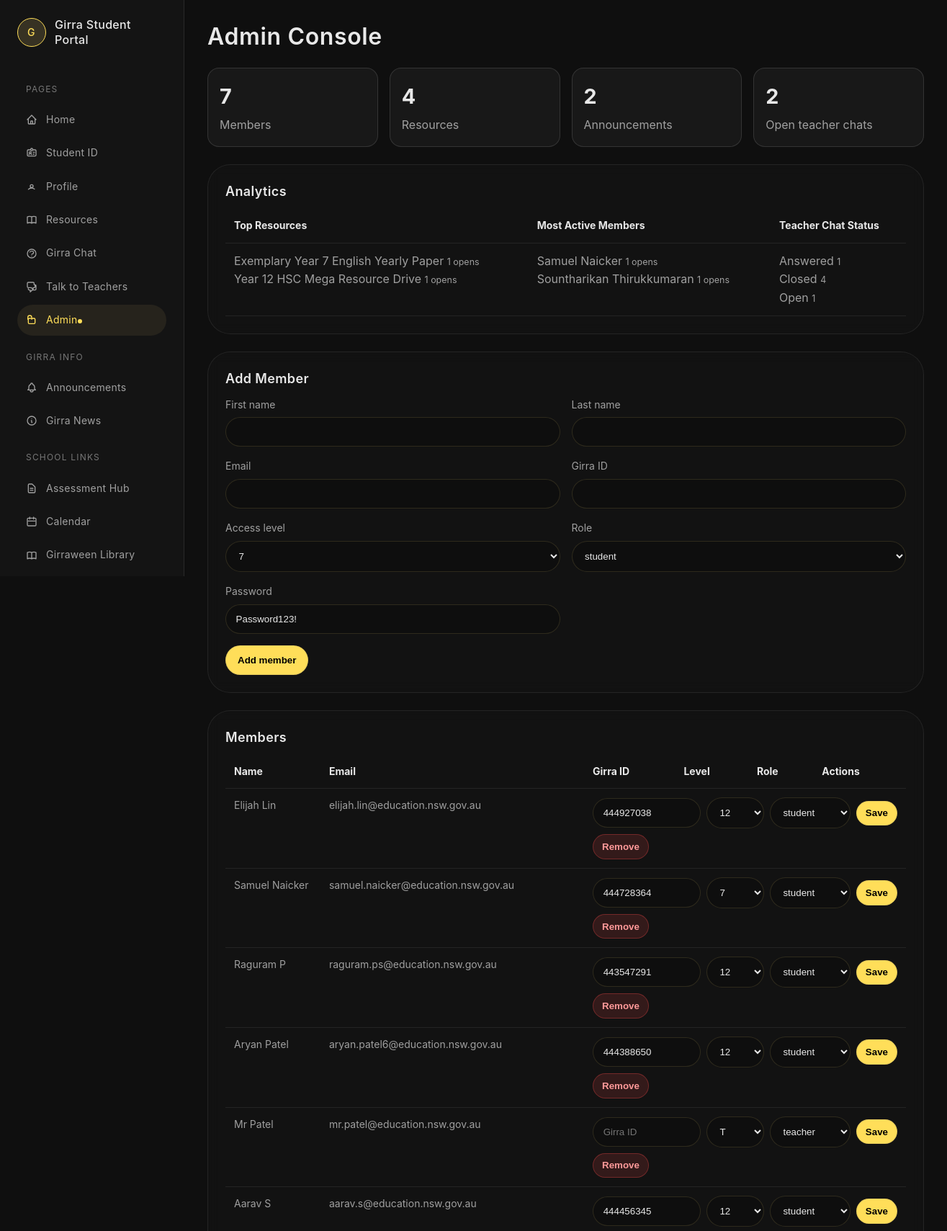
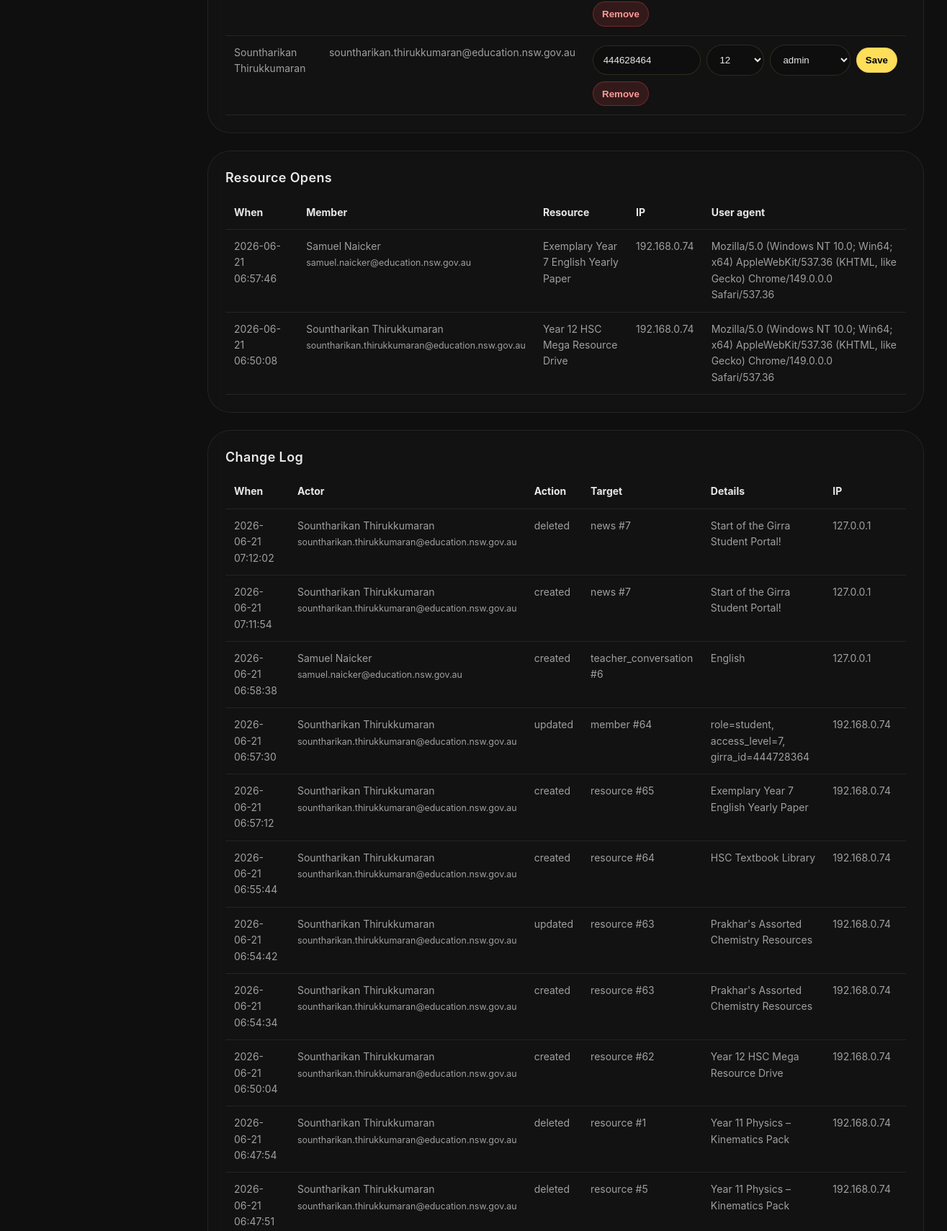
/admin (signed in, upper part), run on the app's committed database (2 pictures, top to bottom).
### tables this page shows
CREATE TABLE resources (
    id INTEGER PRIMARY KEY AUTOINCREMENT,
    title TEXT NOT NULL,
    description TEXT,
    drive_url TEXT NOT NULL,
    subject TEXT NOT NULL,
    min_level TEXT NOT NULL CHECK(min_level IN ('7','8','9','10','11','12','T')),
    created_at TEXT DEFAULT (datetime('now'))
, created_by INTEGER);

CREATE TABLE users (
    id INTEGER PRIMARY KEY AUTOINCREMENT,
    first_name TEXT NOT NULL,
    last_name TEXT NOT NULL,
    email TEXT NOT NULL UNIQUE,
    password_hash TEXT NOT NULL,
    access_level TEXT NOT NULL CHECK(access_level IN ('7','8','9','10','11','12','T')),
    created_at TEXT DEFAULT (datetime('now'))
, student_number TEXT, role TEXT NOT NULL DEFAULT 'student');

CREATE TABLE resource_access (
    id INTEGER PRIMARY KEY AUTOINCREMENT,
    user_id INTEGER NOT NULL,
    resource_id INTEGER NOT NULL,
    ip_address TEXT,
    user_agent TEXT,
    accessed_at TEXT DEFAULT (datetime('now')),
    FOREIGN KEY (user_id) REFERENCES users(id),
    FOREIGN KEY (resource_id) REFERENCES resources(id)
);

CREATE TABLE audit_log (
    id INTEGER PRIMARY KEY AUTOINCREMENT,
    actor_id INTEGER,
    action TEXT NOT NULL,
    target_type TEXT NOT NULL,
    target_id INTEGER,
    details TEXT,
    ip_address TEXT,
    created_at TEXT DEFAULT (datetime('now')),
    FOREIGN KEY (actor_id) REFERENCES users(id)
);

### app.py (the view, shortened to what this page needs)
@app.route('/admin', methods=['GET', 'POST'])
def admin_dashboard():
    blocked = require_admin()
    if blocked:
        return blocked
    conn = get_db()
    cur = conn.cursor()
    cur.execute("SELECT id, first_name, last_name, email, student_number, access_level, role, created_at FROM users ORDER BY last_name, first_name")
    members = cur.fetchall()
    cur.execute("""
        SELECT resource_access.*, users.first_name, users.last_name, users.email, resources.title
        FROM resource_access
        JOIN users ON users.id = resource_access.user_id
        JOIN resources ON resources.id = resource_access.resource_id
        ORDER BY accessed_at DESC
        LIMIT 100
    """)
    access_logs = cur.fetchall()
    cur.execute("""
        SELECT audit_log.*, users.first_name, users.last_name, users.email
        FROM audit_log
        LEFT JOIN users ON users.id = audit_log.actor_id
        ORDER BY audit_log.created_at DESC
        LIMIT 100
    """)
    audit_logs = cur.fetchall()
    cur.execute("SELECT COUNT(*) AS count FROM users")
    total_members = cur.fetchone()["count"]
    cur.execute("SELECT COUNT(*) AS count FROM resources")
    total_resources = cur.fetchone()["count"]
    cur.execute("SELECT COUNT(*) AS count FROM content_items WHERE content_type = 'announcement'")
    total_announcements = cur.fetchone()["count"]
    cur.execute("SELECT COUNT(*) AS count FROM teacher_conversations WHERE status != 'closed'")
    open_conversations = cur.fetchone()["count"]
    cur.execute("""
        SELECT resources.title, COUNT(resource_access.id) AS open_count
        FROM resource_access
        JOIN resources ON resources.id = resource_access.resource_id
        GROUP BY resources.id
        ORDER BY open_count DESC, resources.title
        LIMIT 5
    """)
    top_resources = cur.fetchall()
    cur.execute("""
        SELECT users.first_name, users.last_name, users.email, COUNT(resource_access.id) AS open_count
        FROM resource_access
        JOIN users ON users.id = resource_access.user_id
        GROUP BY users.id
        ORDER BY open_count DESC, users.last_name
        LIMIT 5
    """)
    active_users = cur.fetchall()
    cur.execute("""
        SELECT status, COUNT(*) AS count
        FROM teacher_conversations
        GROUP BY status
        ORDER BY status
    """)
    conversation_stats = cur.fetchall()
    conn.close()
    return render_template(
        'admin.html',
        members=members,
        access_logs=access_logs,
        audit_logs=audit_logs,
        total_members=total_members,
        total_resources=total_resources,
        total_announcements=total_announcements,
        open_conversations=open_conversations,
        top_resources=top_resources,
        active_users=active_users,
        conversation_stats=conversation_stats,
        levels=LEVEL_ORDER.keys()
    )

### templates/admin.html (shortened to what this page needs)
<!DOCTYPE html>
<html lang="en">
<head>
    <link rel="stylesheet" href="{{ url_for('static', filename='styles/global.css') }}">
    <link rel="stylesheet" href="{{ url_for('static', filename='styles/home.css') }}">
    <link rel="stylesheet" href="{{ url_for('static', filename='styles/pages.css') }}">
</head>
<body>
    <div class="dashboard">
        {% include 'sidebar.html' %}
        <main class="main-content">
            <div class="page-container admin-page">
                <h1 class="page-title">Admin Console</h1>
                <div class="stats-grid">
                    <div class="stat-card">
                        <strong>{{ total_members }}</strong>
                        <span class="muted-text">Members</span>
                    </div>
                    <div class="stat-card">
                        <strong>{{ total_resources }}</strong>
                        <span class="muted-text">Resources</span>
                    </div>
                    <div class="stat-card">
                        <strong>{{ total_announcements }}</strong>
                        <span class="muted-text">Announcements</span>
                    </div>
                    <div class="stat-card">
                        <strong>{{ open_conversations }}</strong>
                        <span class="muted-text">Open teacher chats</span>
                    </div>
                </div>
                <div class="info-panel">
                    <h3>Analytics</h3>
                    <div class="table-scroll">
                        <table class="portal-table">
                            <thead>
                                <tr>
                                    <th>Top Resources</th>
                                    <th>Most Active Members</th>
                                    <th>Teacher Chat Status</th>
                                </tr>
                            </thead>
                            <tbody>
                                <tr>
                                    <td>
                                        {% for resource in top_resources %}
                                        <p>{{ resource.title }} <span>{{ resource.open_count }} opens</span></p>
                                        {% else %}
                                        <p>No resource opens yet.</p>
                                        {% endfor %}
                                    </td>
                                    <td>
                                        {% for user in active_users %}
                                        <p>{{ user.first_name }} {{ user.last_name }} <span>{{ user.open_count }} opens</span></p>
                                        {% else %}
                                        <p>No activity yet.</p>
                                        {% endfor %}
                                    </td>
                                    <td>
                                        {% for row in conversation_stats %}
                                        <p>{{ row.status|title }} <span>{{ row.count }}</span></p>
                                        {% else %}
                                        <p>No teacher chats yet.</p>
                                        {% endfor %}
                                    </td>
                                </tr>
                            </tbody>
                        </table>
                    </div>
                </div>
                <div class="info-panel">
                    <h3>Add Member</h3>
                    <form class="portal-form" method="post">
                        <div class="form-grid-2">
                            <label>First name
                                <input name="first_name" required>
                            </label>
                            <label>Last name
                                <input name="last_name" required>
                            </label>
                            <label>Email
                                <input name="email" type="email" required>
                            </label>
                            <label>Girra ID
                                <input name="student_number">
                            </label>
                            <label>Access level
                                <select name="access_level">
                                    {% for level in levels %}
                                    <option value="{{ level }}">{{ level }}</option>
                                    {% endfor %}
                                </select>
                            </label>
                            <label>Role
                                <select name="role">
                                    <option value="student">student</option>
                                </select>
                            </label>
                            <label>Password
                                <input name="password" value="Password123!">
                            </label>
                        </div>
                        <button class="portal-button" type="submit">Add member</button>
                    </form>
                </div>
                <div class="info-panel">
                    <h3>Members</h3>
                    <div class="table-scroll">
                        <table class="portal-table">
                            <thead>
                                <tr>
                                    <th>Name</th>
                                    <th>Email</th>
                                    <th>Girra ID</th>
                                    <th>Level</th>
                                    <th>Role</th>
                                    <th>Actions</th>
                                </tr>
                            </thead>
                            <tbody>
                                {% for member in members %}
                                <tr>
                                    <td>{{ member.first_name }} {{ member.last_name }}</td>
                                    <td>{{ member.email }}</td>
                                    <td colspan="4">
                                        <form class="table-form" method="post">
                                            <input name="student_number" value="{{ member.student_number or '' }}" placeholder="Girra ID">
                                            <select name="access_level">
                                                {% for level in levels %}
                                                <option value="{{ level }}" {% if member.access_level == level %}selected{% endif %}>{{ level }}</option>
                                                {% endfor %}
                                            </select>
                                            <select name="role">
                                                {% for role in ['student','teacher','admin'] %}
                                                <option value="{{ role }}" {% if member.role == role %}selected{% endif %}>{{ role }}</option>
                                                {% endfor %}
                                            </select>
                                            <button class="small-button" type="submit">Save</button>
                                        </form>
                                        <form class="inline-form" method="post">
                                            <button class="small-button danger" type="submit">Remove</button>
                                        </form>
                                    </td>
                                </tr>
                                {% endfor %}
                            </tbody>
                        </table>
                    </div>
                </div>
                <div class="info-panel">
                    <h3>Resource Opens</h3>
                    <div class="table-scroll">
                        <table class="portal-table">
                            <thead>
                                <tr>
                                    <th>When</th>
                                    <th>Member</th>
                                    <th>Resource</th>
                                    <th>IP</th>
                                    <th>User agent</th>
                                </tr>
                            </thead>
                            <tbody>
                                {% for log in access_logs %}
                                <tr>
                                    <td>{{ log.accessed_at }}</td>
                                    <td>{{ log.first_name }} {{ log.last_name }}<br><span>{{ log.email }}</span></td>
                                    <td>{{ log.title }}</td>
                                    <td>{{ log.ip_address }}</td>
                                    <td>{{ log.user_agent }}</td>
                                </tr>
                                {% else %}
                                <tr><td colspan="5">No resource opens logged yet.</td></tr>
                                {% endfor %}
                            </tbody>
                        </table>
                    </div>
                </div>
                <div class="info-panel">
                    <h3>Change Log</h3>
                    <div class="table-scroll">
                        <table class="portal-table">
                            <thead>
                                <tr>
                                    <th>When</th>
                                    <th>Actor</th>
                                    <th>Action</th>
                                    <th>Target</th>
                                    <th>Details</th>
                                    <th>IP</th>
                                </tr>
                            </thead>
                            <tbody>
                                {% for log in audit_logs %}
                                <tr>
                                    <td>{{ log.created_at }}</td>
                                    <td>{% if log.email %}{{ log.first_name }} {{ log.last_name }}<br><span>{{ log.email }}</span>{% else %}System{% endif %}</td>
                                    <td>{{ log.action }}</td>
                                    <td>{{ log.target_type }} #{{ log.target_id }}</td>
                                    <td>{{ log.details }}</td>
                                    <td>{{ log.ip_address }}</td>
                                </tr>
                                {% else %}
                                <tr><td colspan="6">No changes logged yet.</td></tr>
                                {% endfor %}
                            </tbody>
                        </table>
                    </div>
                </div>
            </div>
        </main>
    </div>
</body>
</html>

### data on the page
resources: title "Exemplary Year 7 English Yearly Paper", open_count "1"
resources: title "Year 12 HSC Mega Resource Drive", open_count "1"
users: first_name "Samuel", last_name "Naicker", open_count "1", email "samuel.naicker@education.nsw.gov.au", student_number "444728364", access_level "7", role "student"
users: first_name "Sountharikan", last_name "Thirukkumaran", open_count "1", email "sountharikan.thirukkumaran@education.nsw.gov.au", student_number "444628464", access_level "12", role "admin"
users: first_name "Elijah", last_name "Lin", email "elijah.lin@education.nsw.gov.au", student_number "444927038", access_level "12", role "student"
users: first_name "Raguram", last_name "P", email "raguram.ps@education.nsw.gov.au", student_number "443547291", access_level "12", role "student"
users: first_name "Aryan", last_name "Patel", email "aryan.patel6@education.nsw.gov.au", student_number "444388650", access_level "12", role "student"
users: first_name "Mr", last_name "Patel", email "mr.patel@education.nsw.gov.au", access_level "T", role "teacher"
users: first_name "Aarav", last_name "S", email "aarav.s@education.nsw.gov.au", student_number "444456345", access_level "12", role "student"
resource_access: accessed_at "2026-06-21 06:57:46", first_name "Samuel", last_name "Naicker", email "samuel.naicker@education.nsw.gov.au", title "Exemplary Year 7 English Yearly Paper", ip_address "192.168.0.74", user_agent "Mozilla/5.0 (Windows NT 10.0; Win64; x64) AppleWebKit/537.36 (KHTML, like Gecko) Chrome/149.0.0.0 Safari/537.36"
resource_access: accessed_at "2026-06-21 06:50:08", first_name "Sountharikan", last_name "Thirukkumaran", email "sountharikan.thirukkumaran@education.nsw.gov.au", title "Year 12 HSC Mega Resource Drive", ip_address "192.168.0.74", user_agent "Mozilla/5.0 (Windows NT 10.0; Win64; x64) AppleWebKit/537.36 (KHTML, like Gecko) Chrome/149.0.0.0 Safari/537.36"
audit_log: created_at "2026-06-21 07:12:02", first_name "Sountharikan", last_name "Thirukkumaran", email "sountharikan.thirukkumaran@education.nsw.gov.au", action "deleted", target_type "news", target_id "7", details "Start of the Girra Student Portal!", ip_address "127.0.0.1"
audit_log: created_at "2026-06-21 07:11:54", first_name "Sountharikan", last_name "Thirukkumaran", email "sountharikan.thirukkumaran@education.nsw.gov.au", action "created", target_type "news", target_id "7", details "Start of the Girra Student Portal!", ip_address "127.0.0.1"
audit_log: created_at "2026-06-21 06:58:38", first_name "Samuel", last_name "Naicker", email "samuel.naicker@education.nsw.gov.au", action "created", target_type "teacher_conversation", target_id "6", details "English", ip_address "127.0.0.1"
audit_log: created_at "2026-06-21 06:57:30", first_name "Sountharikan", last_name "Thirukkumaran", email "sountharikan.thirukkumaran@education.nsw.gov.au", action "updated", target_type "member", target_id "64", details "role=student, access_level=7, girra_id=444728364", ip_address "192.168.0.74"
audit_log: created_at "2026-06-21 06:57:12", first_name "Sountharikan", last_name "Thirukkumaran", email "sountharikan.thirukkumaran@education.nsw.gov.au", action "created", target_type "resource", target_id "65", details "Exemplary Year 7 English Yearly Paper", ip_address "192.168.0.74"
audit_log: created_at "2026-06-21 06:55:44", first_name "Sountharikan", last_name "Thirukkumaran", email "sountharikan.thirukkumaran@education.nsw.gov.au", action "created", target_type "resource", target_id "64", details "HSC Textbook Library", ip_address "192.168.0.74"
audit_log: created_at "2026-06-21 06:54:42", first_name "Sountharikan", last_name "Thirukkumaran", email "sountharikan.thirukkumaran@education.nsw.gov.au", action "updated", target_type "resource", target_id "63", details "Prakhar's Assorted Chemistry Resources", ip_address "192.168.0.74"
audit_log: created_at "2026-06-21 06:54:34", first_name "Sountharikan", last_name "Thirukkumaran", email "sountharikan.thirukkumaran@education.nsw.gov.au", action "created", target_type "resource", target_id "63", details "Prakhar's Assorted Chemistry Resources", ip_address "192.168.0.74"
audit_log: created_at "2026-06-21 06:50:04", first_name "Sountharikan", last_name "Thirukkumaran", email "sountharikan.thirukkumaran@education.nsw.gov.au", action "created", target_type "resource", target_id "62", details "Year 12 HSC Mega Resource Drive", ip_address "192.168.0.74"
audit_log: created_at "2026-06-21 06:47:54", first_name "Sountharikan", last_name "Thirukkumaran", email "sountharikan.thirukkumaran@education.nsw.gov.au", action "deleted", target_type "resource", target_id "1", details "Year 11 Physics – Kinematics Pack", ip_address "192.168.0.74"
audit_log: created_at "2026-06-21 06:47:51", first_name "Sountharikan", last_name "Thirukkumaran", email "sountharikan.thirukkumaran@education.nsw.gov.au", action "deleted", target_type "resource", target_id "5", details "Year 11 Physics – Kinematics Pack", ip_address "192.168.0.74"

### other printed values
{{ total_members }} "7"
{{ total_resources }} "4"
{{ total_announcements }} "2"
{{ open_conversations }} "2"
{{ row.status|title }} "Answered" "Closed" "Open"
{{ row.count }} "1" "4" "1"
form field access_level "7"
